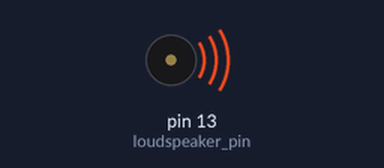
A sketch run on a simulated Arduino Uno, built with avr-gcc and run on an emulated ATmega328P. Shown: buzzer (waves = sounding).

Above: at 2.72 s.
At 5.92 s:
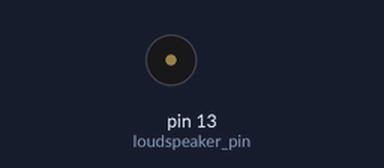
Timing chart, 0 to 7.0 s (numbered marks = the images above):
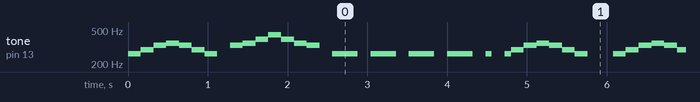

The sketch:

Arduino_1.ino
```cpp
const int loudspeaker_pin = 13;
const int base_time = 16 * 80; // 16の倍数が都合がいい

void setup() {
  pinMode( loudspeaker_pin, OUTPUT);
}


void loop() {
  tone(loudspeaker_pin, 262);
  delay(base_time / 8);
  tone(loudspeaker_pin, 294);
  delay(base_time / 8);
  tone(loudspeaker_pin, 330);
  delay(base_time / 8);
  tone(loudspeaker_pin, 349);
  delay(base_time / 8);
  tone(loudspeaker_pin, 330);
  delay(base_time / 8);
  tone(loudspeaker_pin, 294);
  delay(base_time / 8);
  tone(loudspeaker_pin, 262);
  delay(base_time / 8);
  noTone(loudspeaker_pin);
  delay(base_time / 8);
  tone(loudspeaker_pin, 330);
  delay(base_time / 8);
  tone(loudspeaker_pin, 349);
  delay(base_time / 8);
  tone(loudspeaker_pin, 392);
  delay(base_time / 8);
  tone(loudspeaker_pin, 440);
  delay(base_time / 8);
  tone(loudspeaker_pin, 392);
  delay(base_time / 8);
  tone(loudspeaker_pin, 349);
  delay(base_time / 8);
  tone(loudspeaker_pin, 330);
  delay(base_time / 8);
  noTone(loudspeaker_pin);
  delay(base_time / 8);
  tone(loudspeaker_pin, 262);
  delay(base_time / 4);
  noTone(loudspeaker_pin);
  delay(base_time / 8);
  tone(loudspeaker_pin, 262);
  delay(base_time / 4);
  noTone(loudspeaker_pin);
  delay(base_time / 8);
  tone(loudspeaker_pin, 262);
  delay(base_time / 4);
  noTone(loudspeaker_pin);
  delay(base_time / 8);
  tone(loudspeaker_pin, 262);
  delay(base_time / 4);
  noTone(loudspeaker_pin);
  delay(base_time / 8);
  tone(loudspeaker_pin, 262);
  delay(base_time / 16);
  noTone(loudspeaker_pin);
  delay(base_time / 8);
  tone(loudspeaker_pin, 262);
  delay(base_time / 16);
  tone(loudspeaker_pin, 294);
  delay(base_time / 16);
  tone(loudspeaker_pin, 294);
  delay(base_time / 16);
  tone(loudspeaker_pin, 330);
  delay(base_time / 16);
  tone(loudspeaker_pin, 330);
  delay(base_time / 16);
  tone(loudspeaker_pin, 349);
  delay(base_time / 16);
  tone(loudspeaker_pin, 349);
  delay(base_time / 16);
  tone(loudspeaker_pin, 330);
  delay(base_time / 8);
  tone(loudspeaker_pin, 294);
  delay(base_time / 8);
  tone(loudspeaker_pin, 262);
  delay(base_time / 8);
  noTone(loudspeaker_pin);
  delay(base_time / 8);
  noTone(loudspeaker_pin);
  delay(base_time / 8);


}
```

Measured:
- by itself, tone on pin 13 (loudspeaker_pin): plays 262 Hz for 0.16 s, 294 Hz for 0.16 s, 330 Hz for 0.16 s, 349 Hz for 0.16 s, 330 Hz for 0.16 s, 294 Hz for 0.16 s … (560 notes in this stretch)
